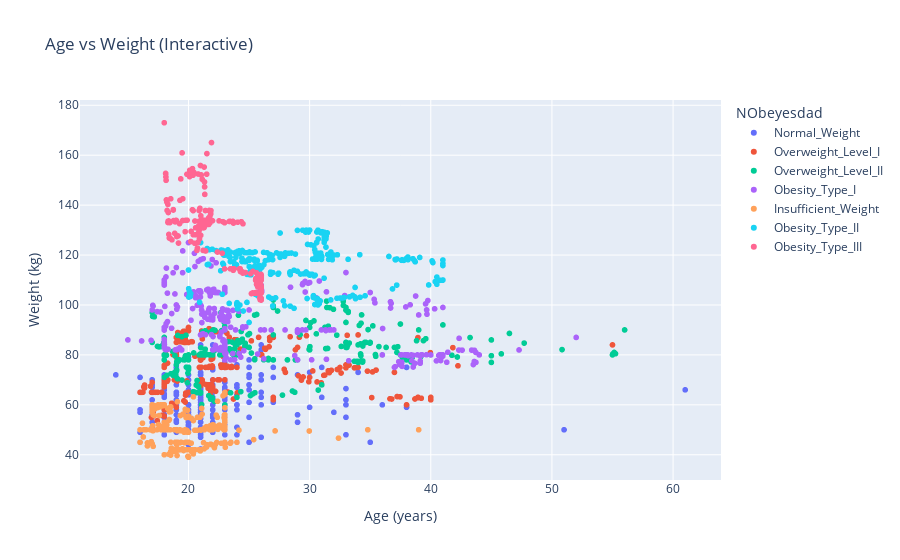

The notebook cell saved with this chart:
### Markdown cell above
Interactive Plotly – Age vs Weight

### Code cell
fig = px.scatter(df, x="Age", y="Weight", color="NObeyesdad", title="Age vs Weight (Interactive)", labels={"Age":"Age (years)", "Weight":"Weight (kg)"}) 
fig.show()

### Figure 1 — Plotly figure (JSON) as saved in the notebook; plotly's stock layout.template omitted (floating-point values rounded to 4 significant figures; data arrays with more than 128 entries replaced by an {"elided": "..."} marker saying what was removed)
{"data": [{"hovertemplate": "NObeyesdad=Normal_Weight<br>Age (years)=%{x}<br>Weight (kg)=%{y}<extra></extra>", "legendgroup": "Normal_Weight", "marker": {"color": "#636efa", "symbol": "circle"}, "mode": "markers", "name": "Normal_Weight", "showlegend": true, "type": "scattergl", "x": {"elided": "282 float values"}, "xaxis": "x", "y": {"elided": "282 float values"}, "yaxis": "y"}, {"hovertemplate": "NObeyesdad=Overweight_Level_I<br>Age (years)=%{x}<br>Weight (kg)=%{y}<extra></extra>", "legendgroup": "Overweight_Level_I", "marker": {"color": "#EF553B", "symbol": "circle"}, "mode": "markers", "name": "Overweight_Level_I", "showlegend": true, "type": "scattergl", "x": {"elided": "276 float values"}, "xaxis": "x", "y": {"elided": "276 float values"}, "yaxis": "y"}, {"hovertemplate": "NObeyesdad=Overweight_Level_II<br>Age (years)=%{x}<br>Weight (kg)=%{y}<extra></extra>", "legendgroup": "Overweight_Level_II", "marker": {"color": "#00cc96", "symbol": "circle"}, "mode": "markers", "name": "Overweight_Level_II", "showlegend": true, "type": "scattergl", "x": {"elided": "290 float values"}, "xaxis": "x", "y": {"elided": "290 float values"}, "yaxis": "y"}, {"hovertemplate": "NObeyesdad=Obesity_Type_I<br>Age (years)=%{x}<br>Weight (kg)=%{y}<extra></extra>", "legendgroup": "Obesity_Type_I", "marker": {"color": "#ab63fa", "symbol": "circle"}, "mode": "markers", "name": "Obesity_Type_I", "showlegend": true, "type": "scattergl", "x": {"elided": "351 float values"}, "xaxis": "x", "y": {"elided": "351 float values"}, "yaxis": "y"}, {"hovertemplate": "NObeyesdad=Insufficient_Weight<br>Age (years)=%{x}<br>Weight (kg)=%{y}<extra></extra>", "legendgroup": "Insufficient_Weight", "marker": {"color": "#FFA15A", "symbol": "circle"}, "mode": "markers", "name": "Insufficient_Weight", "showlegend": true, "type": "scattergl", "x": {"elided": "267 float values"}, "xaxis": "x", "y": {"elided": "267 float values"}, "yaxis": "y"}, {"hovertemplate": "NObeyesdad=Obesity_Type_II<br>Age (years)=%{x}<br>Weight (kg)=%{y}<extra></extra>", "legendgroup": "Obesity_Type_II", "marker": {"color": "#19d3f3", "symbol": "circle"}, "mode": "markers", "name": "Obesity_Type_II", "showlegend": true, "type": "scattergl", "x": {"elided": "297 float values"}, "xaxis": "x", "y": {"elided": "297 float values"}, "yaxis": "y"}, {"hovertemplate": "NObeyesdad=Obesity_Type_III<br>Age (years)=%{x}<br>Weight (kg)=%{y}<extra></extra>", "legendgroup": "Obesity_Type_III", "marker": {"color": "#FF6692", "symbol": "circle"}, "mode": "markers", "name": "Obesity_Type_III", "showlegend": true, "type": "scattergl", "x": {"elided": "324 float values"}, "xaxis": "x", "y": {"elided": "324 float values"}, "yaxis": "y"}], "layout": {"legend": {"title": {"text": "NObeyesdad"}, "tracegroupgap": 0}, "title": {"text": "Age vs Weight (Interactive)"}, "xaxis": {"anchor": "y", "domain": [0, 1], "title": {"text": "Age (years)"}}, "yaxis": {"anchor": "x", "domain": [0, 1], "title": {"text": "Weight (kg)"}}}}
